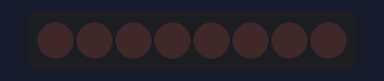
A sketch run on a simulated Arduino Uno, built with avr-gcc and run on an emulated ATmega328P. On the bench: 8 shift-register outputs drawn as a row of LEDs (first output left, lit = HIGH). Wiring (inferred from the names in the program): shift register (74HC595): data pin 2; shift clock pin 3; latch pin 4. Wiring (inferred from the signals the program sends): row of LEDs: on Q0, Q1, Q2, Q3, Q4, Q5, Q6, Q7.

Above: at 0.1 s.
At 0.5 s:
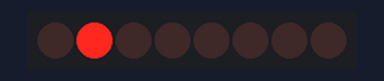
At 0.9 s:
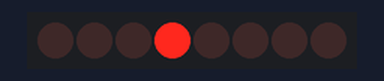
At 1.7 s:
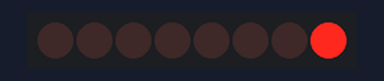
At 2.9 s:
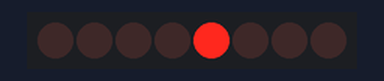
At 3.9 s:
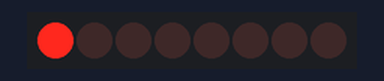
Timing chart, 0 to 4.2 s (numbered marks = the images above):
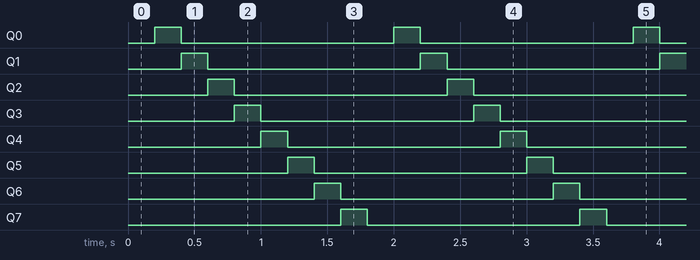

Measured:
- by itself, Q0–7: alternates HIGH for 0.20 s and LOW for 1.6 s
- by itself, everything shown: repeats every 1.8 s, in 9 steps

The sketch:

Sdvig_Registr.ino
```cpp
#define data 2  // задаем пин DS (DATA, передачи данных)
#define clock 3 // пин тактов синхронизации SH_CP (CLOCK)
#define latch 4 // пин защелки ST_CP(LATCH)

// храним в массиве комбинации вкл. светодиодов (свет. шкалы)
byte fire[9] = {
  0b00000000,    // все выкл
  0b00000001,
  0b00000010,
  0b00000100,
  0b00001000,
  0b00010000,
  0b00100000,
  0b01000000,
  0b10000000,};

void setup()
{
  // установка пинов на выход
  pinMode(clock, OUTPUT);
  pinMode(latch, OUTPUT);
  pinMode(data, OUTPUT);
  //выкл передачу на всякий случай
  digitalWrite(latch, HIGH);
}

void loop()
{
  for (byte i = 0; i < 9; i++ ){
  //устанавливаем LOW на latchPin - передача байта начата.
  digitalWrite(latch, LOW);
  shiftOut(data, clock, MSBFIRST, fire[i]);
 //устанавливаем HIGH на latchPin, чтобы проинформировать регистр, что передача окончена.
  digitalWrite(latch, HIGH);
  delay(200);
  }
}
```
